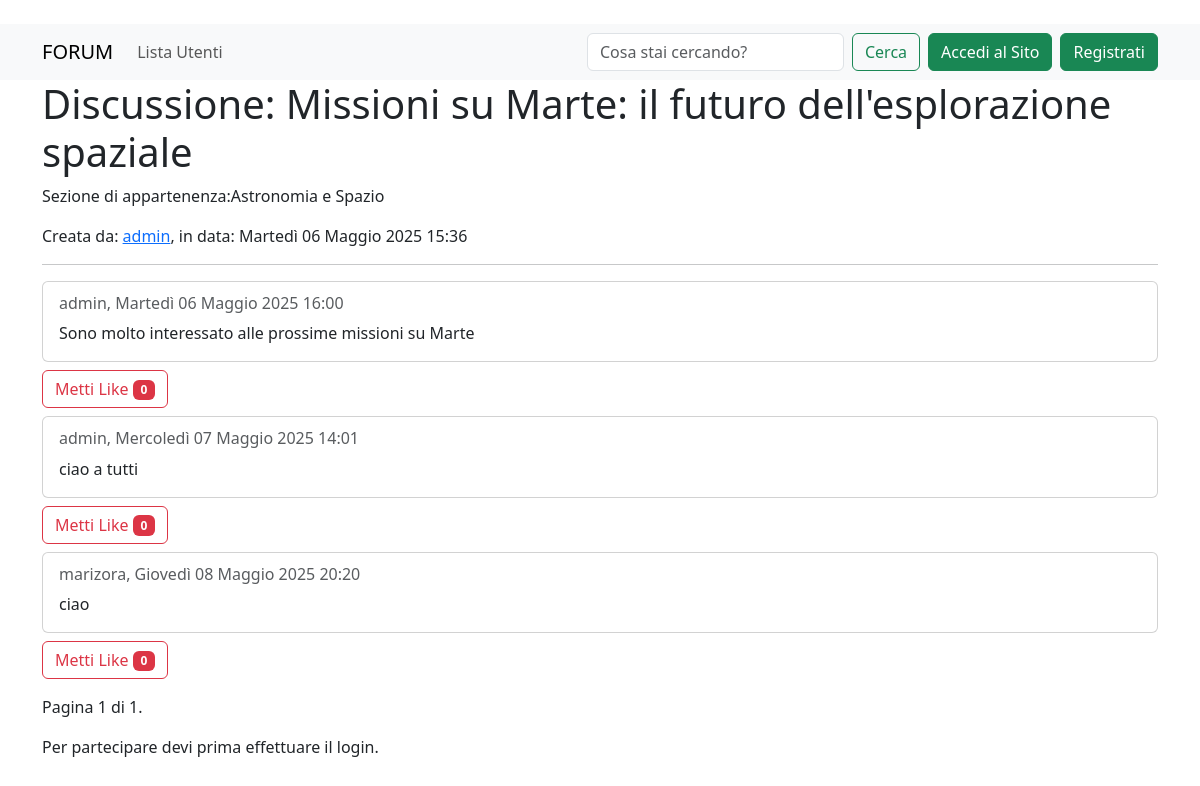
The page /section/1/thread-detail/ on the database its author committed.
### forum/models.py (models this page shows, shortened)
class Thread(TimeStampModel):
    title = models.CharField(max_length=120)
    section = models.ForeignKey(Section, on_delete=models.CASCADE)
    author = models.ForeignKey(settings.AUTH_USER_MODEL, on_delete=models.CASCADE)
    class Meta:
        verbose_name = 'Discussione'
        verbose_name_plural = 'Discussioni'
    def __str__(self):
        return self.title

class Section(TimeStampModel):
    name = models.CharField(max_length=80)
    description = models.TextField()
    logo = models.ImageField()
    class Meta:
        verbose_name = 'Sezione'
        verbose_name_plural = 'Sezioni'
    def __str__(self):
        return self.name

class Post(TimeStampModel):
    content = models.TextField()
    thread = models.ForeignKey(Thread, on_delete=models.CASCADE)
    author = models.ForeignKey(settings.AUTH_USER_MODEL, on_delete=models.CASCADE)
    like = models.IntegerField(default=0)
    liked_by = models.ManyToManyField(CustomUser, related_name='liked_posts', blank=True)  # Utenti che hanno messo like
    class Meta:
        verbose_name = 'Messaggio'
        verbose_name_plural = 'Messaggi'

### users/models.py (models this page shows, shortened)
class CustomUser(AbstractUser):
    pass
    def __str__(self):
        return self.username
    def get_absolute_url(self):
        return reverse('users:user_profile', kwargs={'username': self.username})

### forum/views.py (the view)
# urls.py: path('section/<int:pk>/thread-detail/', views.thread_detail_view, name='thread_detail'),
def thread_detail_view(request, pk):
    thread_obj = get_object_or_404(Thread, pk=pk)
    thread_posts = Post.objects.filter(thread=thread_obj).order_by('id')
    paginator = Paginator(thread_posts, 10)  # Show 10 posts per page
    page = request.GET.get('pagina')
    current_page_posts = paginator.get_page(page)
    post_create_form = PostModelForm()
    context = {
        'thread': thread_obj,
        'thread_posts': current_page_posts,
        'post_create_form': post_create_form,
    }
    return render(request, 'forum/thread_detail.html', context)

### forum/forms.py
class PostModelForm(forms.ModelForm):
    class Meta:
        model = Post
        fields = ['content']
        widgets = {
            'content': forms.Textarea(attrs={'rows': 5}),
        }
        labels = {
            'content': 'Messaggio',
        }

### forum/templates/forum/thread_detail.html (shortened to what this page needs)
{% extends "base.html" %}
{% block content %}
<h1>Discussione: {{ thread }}</h1>
<p>Sezione di appartenenza:{{ thread.section }}</p>
<p>Creata da: <a href="{{ thread.author.get_absolute_url }}">{{ thread.author}}</a>, in data: {{ thread.created }}</p>
<hr>
{% for post in thread_posts %}
<div class="card mb-2">
    <div class="card-body">
        <h6 class="card-subtitle mb-2 text-body-secondary">{{ post.author }}, {{ post.created }}</h6>
        <p class="card-text">{{ post.content }}</p>
    </div>
</div>
<div class= "mb-2">
    <form method="post" action="{% url 'forum:like_post' %}">
        <button type="submit" class="btn btn-outline-danger me-2">
            {% if request.user in post.liked_by.all %}
                <span>Rimuovi Like</span>
            {% else %}
                <span>Metti Like</span>
            {% endif %}
            <span class="badge text-bg-danger">{{ post.like }}</span>
        </button>
    </form>
</div>
{% endfor %}
<div class="pagination">
    <span class="step-links">
        <span class="current">
            Pagina {{ thread_posts.number }} di {{ thread_posts.paginator.num_pages }}.
        </span>
    </span>
</div>
{% if request.user.is_authenticated %}
{% include "forum/post_create_snippet.html" %}
{% else %}
<p>Per partecipare devi prima effettuare il login.</p>
{% endif %}
{% endblock %}

### rows shown on the page
Thread: title "Missioni su Marte: il futuro dell'esplorazione spaziale", section "Astronomia e Spazio", author "admin", created "Martedì 06 Maggio 2025 15:36"
Post: author "admin", created "Martedì 06 Maggio 2025 16:00", content "Sono molto interessato alle prossime missioni su Marte", shows "Metti Like", like "0"
Post: author "admin", created "Mercoledì 07 Maggio 2025 14:01", content "ciao a tutti", shows "Metti Like", like "0"
Post: author "marizora", created "Giovedì 08 Maggio 2025 20:20", content "ciao", shows "Metti Like", like "0"

### other values the page prints
{{ thread_posts.number }} "1"
{{ thread_posts.paginator.num_pages }} "1"
